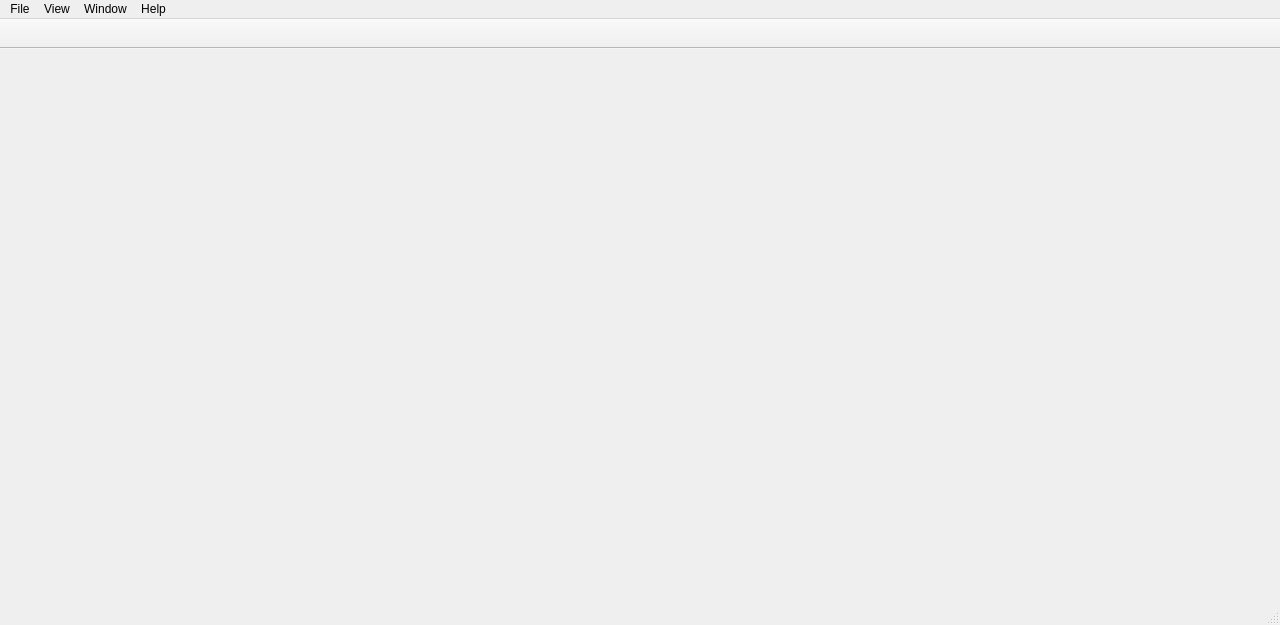
<?xml version="1.0" encoding="UTF-8"?>
<ui version="4.0">
 <class>MainWindow</class>
 <widget class="QMainWindow" name="MainWindow">
  <property name="geometry">
   <rect>
    <x>0</x>
    <y>0</y>
    <width>1280</width>
    <height>625</height>
   </rect>
  </property>
  <property name="contextMenuPolicy">
   <enum>Qt::NoContextMenu</enum>
  </property>
  <property name="windowTitle">
   <string>Simple Earth v1.1</string>
  </property>
  <property name="windowIcon">
   <iconset>
    <normaloff>images/icon.jpg</normaloff>images/icon.jpg</iconset>
  </property>
  <widget class="QWidget" name="centralWidget">
   <layout class="QHBoxLayout" name="horizontalLayout">
    <item>
     <widget class="GLWidget" name="glWidget" native="true">
      <property name="focusPolicy">
       <enum>Qt::ClickFocus</enum>
      </property>
     </widget>
    </item>
   </layout>
  </widget>
  <widget class="QMenuBar" name="menuBar">
   <property name="geometry">
    <rect>
     <x>0</x>
     <y>0</y>
     <width>1280</width>
     <height>26</height>
    </rect>
   </property>
   <widget class="QMenu" name="menuFile">
    <property name="title">
     <string>File</string>
    </property>
    <widget class="QMenu" name="menuSave">
     <property name="title">
      <string>Save</string>
     </property>
     <addaction name="actionPaths"/>
     <addaction name="actionVolumes"/>
    </widget>
    <addaction name="actionOpen"/>
    <addaction name="menuSave"/>
    <addaction name="separator"/>
    <addaction name="actionExit"/>
   </widget>
   <widget class="QMenu" name="menuHelp">
    <property name="title">
     <string>Help</string>
    </property>
    <addaction name="actionHelp"/>
    <addaction name="actionAbout"/>
   </widget>
   <widget class="QMenu" name="menuView">
    <property name="title">
     <string>View</string>
    </property>
    <addaction name="actionHud"/>
    <addaction name="actionLabels"/>
    <addaction name="actionToolbar"/>
    <addaction name="actionLatLonGrid"/>
   </widget>
   <widget class="QMenu" name="menuWindow">
    <property name="title">
     <string>Window</string>
    </property>
    <addaction name="actionPlaces"/>
    <addaction name="actionTrackInfo"/>
    <addaction name="actionPathVolume"/>
   </widget>
   <addaction name="menuFile"/>
   <addaction name="menuView"/>
   <addaction name="menuWindow"/>
   <addaction name="menuHelp"/>
  </widget>
  <widget class="QStatusBar" name="statusBar"/>
  <widget class="QToolBar" name="toolBar">
   <property name="minimumSize">
    <size>
     <width>0</width>
     <height>30</height>
    </size>
   </property>
   <property name="windowTitle">
    <string>toolBar</string>
   </property>
   <property name="movable">
    <bool>false</bool>
   </property>
   <property name="floatable">
    <bool>false</bool>
   </property>
   <attribute name="toolBarArea">
    <enum>TopToolBarArea</enum>
   </attribute>
   <attribute name="toolBarBreak">
    <bool>false</bool>
   </attribute>
  </widget>
  <action name="actionHelp">
   <property name="text">
    <string>Help Resources</string>
   </property>
  </action>
  <action name="actionAbout">
   <property name="text">
    <string>About</string>
   </property>
  </action>
  <action name="actionOpen">
   <property name="text">
    <string>Open...</string>
   </property>
  </action>
  <action name="actionExit">
   <property name="text">
    <string>Exit</string>
   </property>
  </action>
  <action name="actionPaths">
   <property name="text">
    <string>Paths</string>
   </property>
  </action>
  <action name="actionVolumes">
   <property name="text">
    <string>Volumes</string>
   </property>
  </action>
  <action name="actionToolbar">
   <property name="checkable">
    <bool>true</bool>
   </property>
   <property name="checked">
    <bool>true</bool>
   </property>
   <property name="text">
    <string>Toolbar</string>
   </property>
  </action>
  <action name="actionLabels">
   <property name="checkable">
    <bool>true</bool>
   </property>
   <property name="text">
    <string>Labels</string>
   </property>
  </action>
  <action name="actionPlaces">
   <property name="text">
    <string>Places</string>
   </property>
  </action>
  <action name="actionTrackInfo">
   <property name="text">
    <string>Track Info</string>
   </property>
  </action>
  <action name="actionPathVolume">
   <property name="text">
    <string>Paths and Volumes</string>
   </property>
  </action>
  <action name="actionHud">
   <property name="checkable">
    <bool>true</bool>
   </property>
   <property name="checked">
    <bool>true</bool>
   </property>
   <property name="text">
    <string>Hud</string>
   </property>
  </action>
  <action name="actionLatLonGrid">
   <property name="checkable">
    <bool>true</bool>
   </property>
   <property name="text">
    <string>Lat/Lon Grid</string>
   </property>
  </action>
 </widget>
 <layoutdefault spacing="6" margin="11"/>
 <customwidgets>
  <customwidget>
   <class>GLWidget</class>
   <extends>QWidget</extends>
   <header>GLWidget.h</header>
   <container>1</container>
  </customwidget>
 </customwidgets>
 <resources/>
 <connections/>
</ui>
